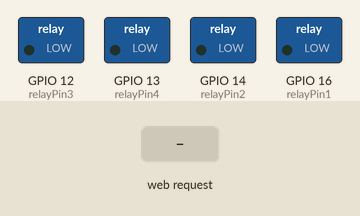
A sketch run on a simulated ESP8266 (NodeMCU). Parts: switched loads named in the sketch (green lamp = pin HIGH). Inputs (shaded band) come from the test bench. WiFi joins after 1.5 s; servers stay silent unless stated; what the sketch prints to the serial monitor is not drawn.

Above: at 2.7 s.
2.8 s: HTTP request GET /relay1/on received
At 3.4 s:
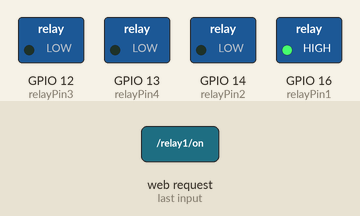
4.3 s: HTTP request GET /relay2/on received
At 4.6 s:
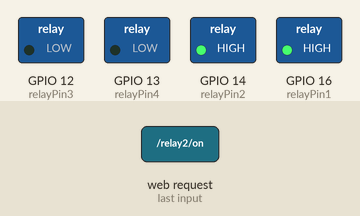
5.8 s: HTTP request GET /relay1/off received
At 6.9 s:
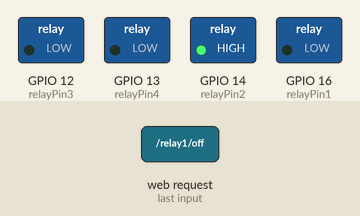
7.3 s: HTTP request GET /relay3/on received
At 8.0 s:
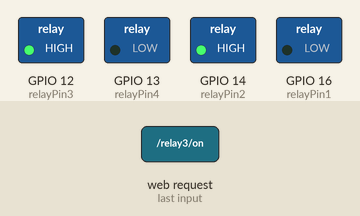
8.8 s: HTTP request GET /relay2/off received
At 9.1 s:
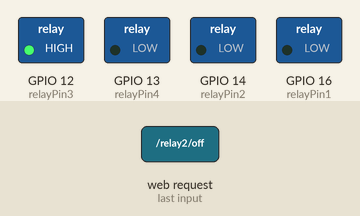
10.3 s: HTTP request GET /relay4/on received
At 11.5 s:
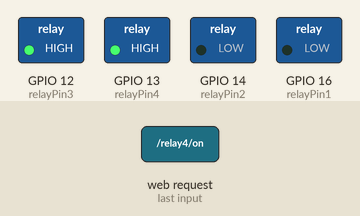
Timing chart, 0 to 12.8 s (numbered marks = the images above; inputs shaded):
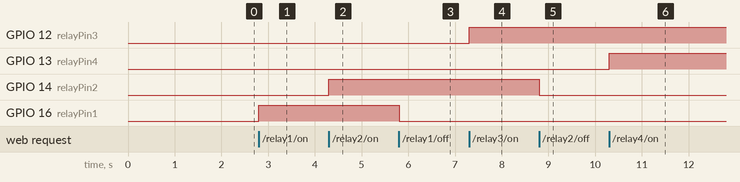

The sketch:

WebserverRelay.ino
```cpp
#include <ESP8266WiFi.h>
#include <ESP8266WebServer.h>

// Replace these with your network credentials
const char* ssid = "Your_SSID";
const char* password = "Your_PASSWORD";

// Create an instance of the web server on port 80
ESP8266WebServer server(80);

// GPIO pins for the relays
const int relayPin1 = 16;  // GPIO16
const int relayPin2 = 14;  // GPIO14
const int relayPin3 = 12;  // GPIO12
const int relayPin4 = 13;  // GPIO13

void setup() {
  // Start serial communication for debugging
  Serial.begin(115200);

  // Set relay pins as output
  pinMode(relayPin1, OUTPUT);
  pinMode(relayPin2, OUTPUT);
  pinMode(relayPin3, OUTPUT);
  pinMode(relayPin4, OUTPUT);

  // Initially turn off all relays
  digitalWrite(relayPin1, LOW);
  digitalWrite(relayPin2, LOW);
  digitalWrite(relayPin3, LOW);
  digitalWrite(relayPin4, LOW);

  // Connect to Wi-Fi
  WiFi.begin(ssid, password);
  Serial.print("Connecting to WiFi");
  while (WiFi.status() != WL_CONNECTED) {
    delay(500);
    Serial.print(".");
  }
  Serial.println("Connected to WiFi!");

  // Define routes for controlling relays
  server.on("/", HTTP_GET, handleRoot);  // Home page
  server.on("/relay1/on", HTTP_GET, handleRelay1On);
  server.on("/relay1/off", HTTP_GET, handleRelay1Off);
  server.on("/relay2/on", HTTP_GET, handleRelay2On);
  server.on("/relay2/off", HTTP_GET, handleRelay2Off);
  server.on("/relay3/on", HTTP_GET, handleRelay3On);
  server.on("/relay3/off", HTTP_GET, handleRelay3Off);
  server.on("/relay4/on", HTTP_GET, handleRelay4On);
  server.on("/relay4/off", HTTP_GET, handleRelay4Off);

  // Start the server
  server.begin();
  Serial.println("HTTP server started");
}

void loop() {
  // Handle incoming client requests
  server.handleClient();
}

void handleRoot() {
  String html = "<html><body>";
  html += "<h1>ESP8266 Relay Control</h1>";
  html += "<p><a href='/relay1/on'>Turn Relay 1 ON</a> | <a href='/relay1/off'>Turn Relay 1 OFF</a></p>";
  html += "<p><a href='/relay2/on'>Turn Relay 2 ON</a> | <a href='/relay2/off'>Turn Relay 2 OFF</a></p>";
  html += "<p><a href='/relay3/on'>Turn Relay 3 ON</a> | <a href='/relay3/off'>Turn Relay 3 OFF</a></p>";
  html += "<p><a href='/relay4/on'>Turn Relay 4 ON</a> | <a href='/relay4/off'>Turn Relay 4 OFF</a></p>";
  html += "</body></html>";
  server.send(200, "text/html", html);
}

void handleRelay1On() {
  digitalWrite(relayPin1, HIGH);
  server.sendHeader("Location", "/");
  server.send(303);
}

void handleRelay1Off() {
  digitalWrite(relayPin1, LOW);
  server.sendHeader("Location", "/");
  server.send(303);
}

void handleRelay2On() {
  digitalWrite(relayPin2, HIGH);
  server.sendHeader("Location", "/");
  server.send(303);
}

void handleRelay2Off() {
  digitalWrite(relayPin2, LOW);
  server.sendHeader("Location", "/");
  server.send(303);
}

void handleRelay3On() {
  digitalWrite(relayPin3, HIGH);
  server.sendHeader("Location", "/");
  server.send(303);
}

void handleRelay3Off() {
  digitalWrite(relayPin3, LOW);
  server.sendHeader("Location", "/");
  server.send(303);
}

void handleRelay4On() {
  digitalWrite(relayPin4, HIGH);
  server.sendHeader("Location", "/");
  server.send(303);
}

void handleRelay4Off() {
  digitalWrite(relayPin4, LOW);
  server.sendHeader("Location", "/");
  server.send(303);
}
```

Measured:
- after the input at 2.8 s, GPIO 16 (relayPin1): LOW → HIGH at once
- after the input at 4.3 s, GPIO 14 (relayPin2): LOW → HIGH at once
- after the input at 5.8 s, GPIO 16 (relayPin1): HIGH → LOW at once
- after the input at 7.3 s, GPIO 12 (relayPin3): LOW → HIGH at once
- after the input at 8.8 s, GPIO 14 (relayPin2): HIGH → LOW at once
- after the input at 10.3 s, GPIO 13 (relayPin4): LOW → HIGH at once
